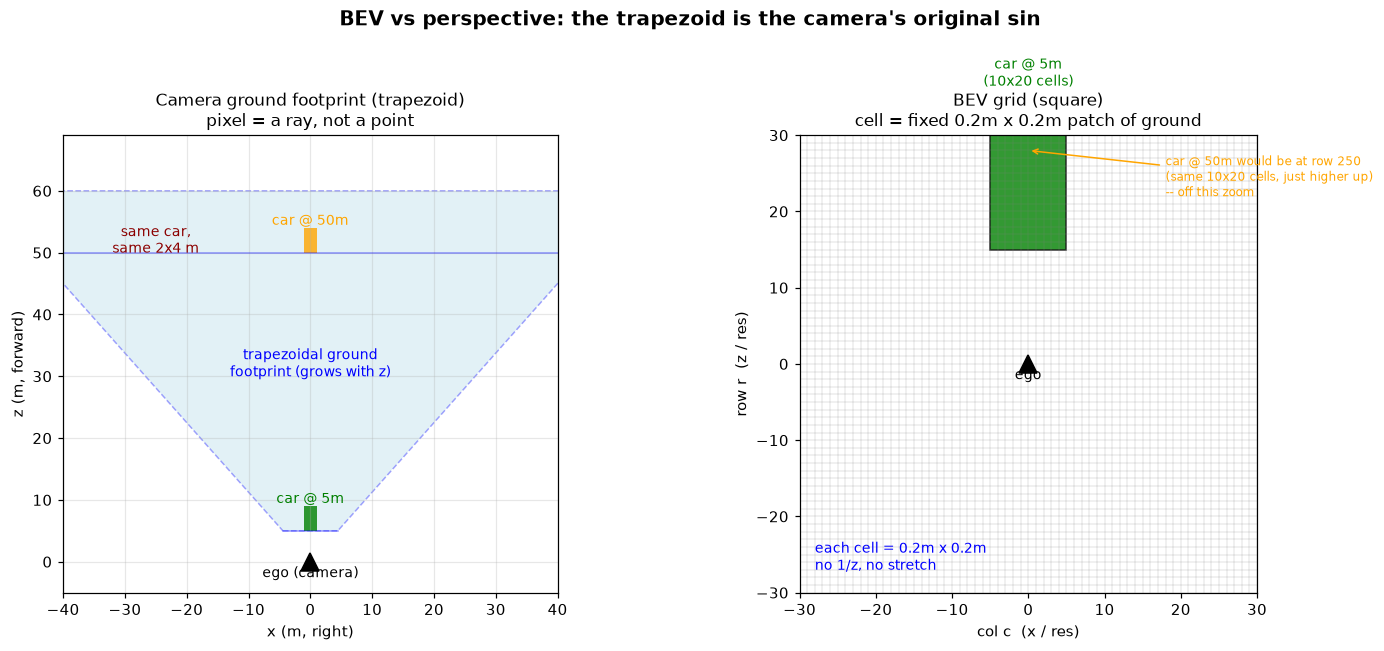

The script that saved this image:
"""Visual: camera ground footprint (trapezoid) vs BEV grid (square).

Two panels, same car at z=5m and z=50m:
  LEFT  -- what the camera sees: trapezoidal ground footprint, car scales with 1/z
  RIGHT -- what BEV stores: square grid, car occupies same cells at any distance
"""
import numpy as np
import matplotlib.pyplot as plt
import matplotlib.patches as mpatches
from matplotlib.patches import Polygon, Rectangle, FancyArrow
from pathlib import Path

RANGE = 64.0
RES = 0.2
FX = 720.0
CX_PX = 640  # image center, px
IMG_W = 1280
IMG_H = 400


def draw_camera(ax):
    ax.set_title("Camera ground footprint (trapezoid)\npixel = a ray, not a point", fontsize=11)
    ax.set_xlim(-40, 40); ax.set_ylim(-5, RANGE + 5)
    ax.set_aspect("equal")
    ax.set_xlabel("x (m, right)"); ax.set_ylabel("z (m, forward)")
    ax.grid(True, alpha=0.3)

    # ego camera at origin, looking +z
    ax.plot(0, 0, "k^", ms=12)
    ax.text(0, -2.5, "ego (camera)", ha="center", fontsize=9)

    # FOV rays: image edge cols map to ground at growing width
    half_fov_px = CX_PX  # left/right edge of image
    for z in [5, 50]:
        half_width_m = half_fov_px * z / FX
        ax.plot([-half_width_m, half_width_m], [z, z], "b-", alpha=0.4, lw=1)
    # the trapezoid: ground region covered at z in [5, 60]
    z_near, z_far = 5, 60
    hw_near = half_fov_px * z_near / FX
    hw_far = half_fov_px * z_far / FX
    trap = Polygon([(-hw_near, z_near), (hw_near, z_near),
                    (hw_far, z_far), (-hw_far, z_far)],
                   closed=True, facecolor="lightblue", edgecolor="blue",
                   alpha=0.35, linestyle="--")
    ax.add_patch(trap)
    ax.text(0, 30, "trapezoidal ground\nfootprint (grows with z)", ha="center",
            fontsize=9, color="blue")

    # same car at z=5 and z=50 (same physical size 2x4 m)
    for z, lbl, col in [(5, "car @ 5m", "green"), (50, "car @ 50m", "orange")]:
        ax.add_patch(Rectangle((-1, z), 2, 4, facecolor=col, alpha=0.8))
        ax.text(0, z + 4.5, lbl, ha="center", fontsize=9, color=col)
    ax.text(-25, 50, "same car,\nsame 2x4 m", fontsize=9, color="darkred",
            ha="center")


def draw_bev(ax):
    ax.set_title("BEV grid (square)\ncell = fixed 0.2m x 0.2m patch of ground", fontsize=11)
    g = int(2 * RANGE / RES)
    # show a zoomed-in region for clarity, not the full 320x320
    span = 30  # cells each side from center
    ax.set_xlim(-span, span); ax.set_ylim(-span, span)
    ax.set_aspect("equal")
    ax.set_xlabel("col c  (x / res)")
    ax.set_ylabel("row r  (z / res)")
    # grid
    for i in range(-span, span + 1):
        ax.axvline(i, color="gray", lw=0.3, alpha=0.5)
        ax.axhline(i, color="gray", lw=0.3, alpha=0.5)
    # ego at center
    ax.plot(0, 0, "k^", ms=12)
    ax.text(0, -2, "ego", ha="center", fontsize=9)
    # same car at z=5m (25 cells up) and z=50m (250 cells -- off screen, draw arrow)
    # car = 2m x 4m = 10 x 20 cells
    car_w, car_l = 10, 20
    ax.add_patch(Rectangle((-car_w/2, 25 - car_l/2), car_w, car_l,
                           facecolor="green", alpha=0.8, edgecolor="black"))
    ax.text(0, 25 + car_l/2 + 1.5, "car @ 5m\n(10x20 cells)", ha="center", fontsize=9, color="green")
    # distant car: can't show at 250 cells (off-grid), so indicate with arrow
    ax.annotate("car @ 50m would be at row 250\n(same 10x20 cells, just higher up)\n-- off this zoom",
                xy=(0, span-2), xytext=(18, span-8), fontsize=8, color="orange",
                arrowprops=dict(arrowstyle="->", color="orange"))
    ax.text(-span+2, -span+3, "each cell = 0.2m x 0.2m\nno 1/z, no stretch", fontsize=9,
            color="blue")


def main():
    fig, (ax1, ax2) = plt.subplots(1, 2, figsize=(14, 6))
    draw_camera(ax1)
    draw_bev(ax2)
    fig.suptitle("BEV vs perspective: the trapezoid is the camera's original sin",
                 fontsize=13, fontweight="bold")
    plt.tight_layout()
    out = Path("notebooks/viz_bev_vs_perspective.png")
    plt.savefig(out, dpi=110, bbox_inches="tight")
    print(f"saved: {out.resolve()}")
    plt.close()


if __name__ == "__main__":
    main()
